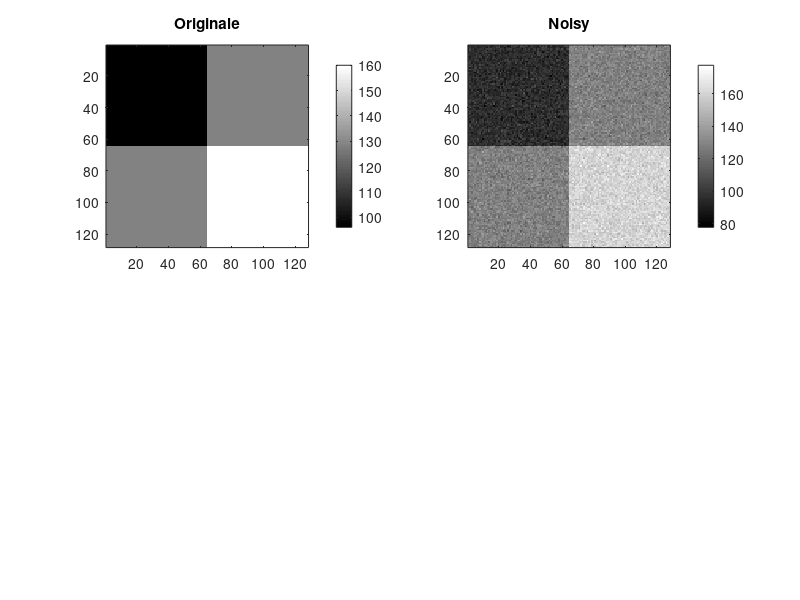

This chart was generated by the following MATLAB code:
%% ESEMPI: creazione e applicazione diversi di filtri di smoothing
% e calcolo SNR
%
% Definisco l'immagine simulata I a cui poi aggiungo rumore
% gaussiano

clear all
close all
clc

I = ones(128,128).*128;
I(1:64,1:64) = 96;
I(65:128,65:128) = 160;
J = I +normrnd(0,5,128,128);
figure; set(gcf,'name','Studio sintetico rumore e filtraggio');
subplot(221); imagesc(I), colormap gray, axis image; title('Originale')
colorbar
subplot(222); imagesc(J), colormap gray, axis image; title('Noisy')
colorbar

% Calcolo il SNR_{MSE} e SNR_{VAR} nell'immagine di partenza
% f = I (immagine senza rumore)
% ftilde = J (immagine con rumore)
num = sum(J(:).^2);
den = sum((J(:)-I(:)).^2);
SNR1mse = num/den;
SNR1var = var(I(:))/var(J(:));
% Attenzione:
% Se l'immagine e' uint8 occorre fare un casting per avere la
% precisione nei calcoli (e la funzione "var" prende in 
% ingresso solo single/double):
% I = double(I);
% J = double(J);
% In questo esempio non ci sono problemi perche' e' un
% immagine sintetica definita come double

fprintf('SNR img noisy (Gauss)\nMSE: %g\nVAR: %g\n',SNR1mse,SNR1var);